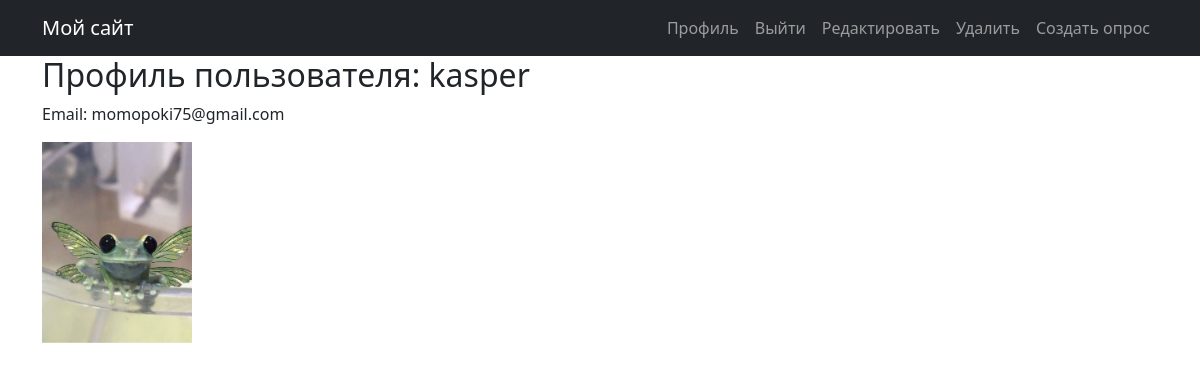
Page /polls/profile/ (signed in) on the committed database.
### polls/models.py (models this page shows, shortened)
class MyUser(AbstractUser):
    avatar = models.ImageField(upload_to='avatars/', blank=True, null=True)

### polls/views.py (the view)
# urls.py: path('profile/', views.profile_detail, name='profile_detail'),
@login_required
def profile_detail(request):
    user = request.user
    return render(request, 'registration/profile_detail.html', {'user': user})

### templates/registration/profile_detail.html (shortened to what this page needs)
{% extends 'base_generic.html' %}
{% block content %}
    <h2>Профиль пользователя: {{ user.username }}</h2>
    <p>Email: {{ user.email }}</p>
    {% if user.avatar %}
        <img src="{{ user.avatar.url }}" alt="Аватар" width="150">
    {% endif %}
{%endblock%}

### rows in the picture
MyUser: username "kasper", email "momopoki75@gmail.com", avatar (picture)
